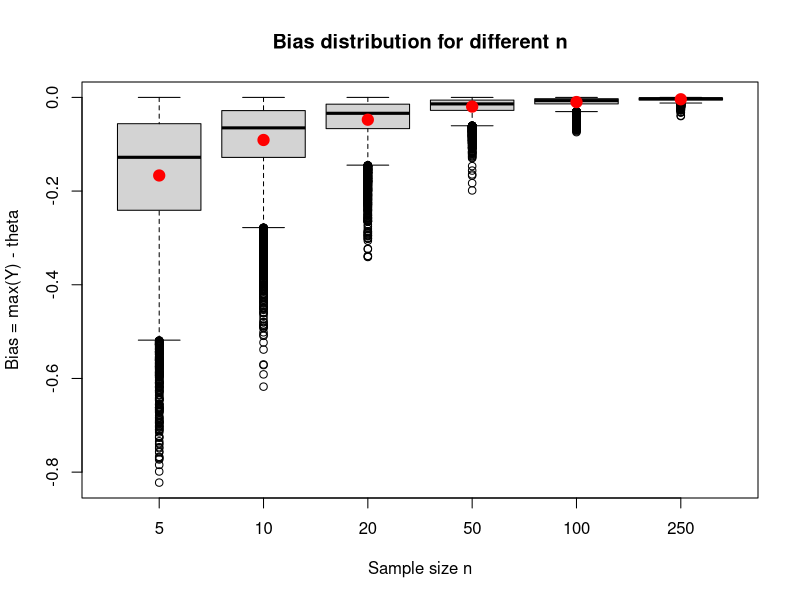
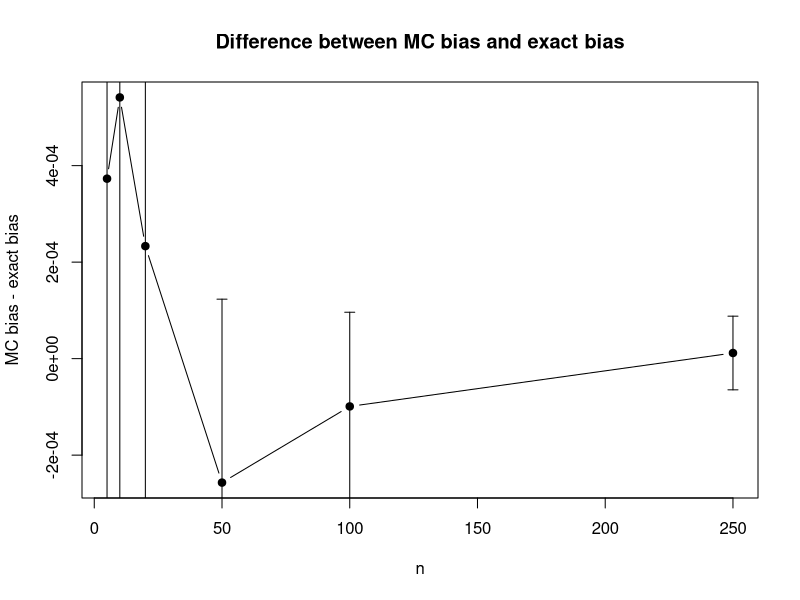
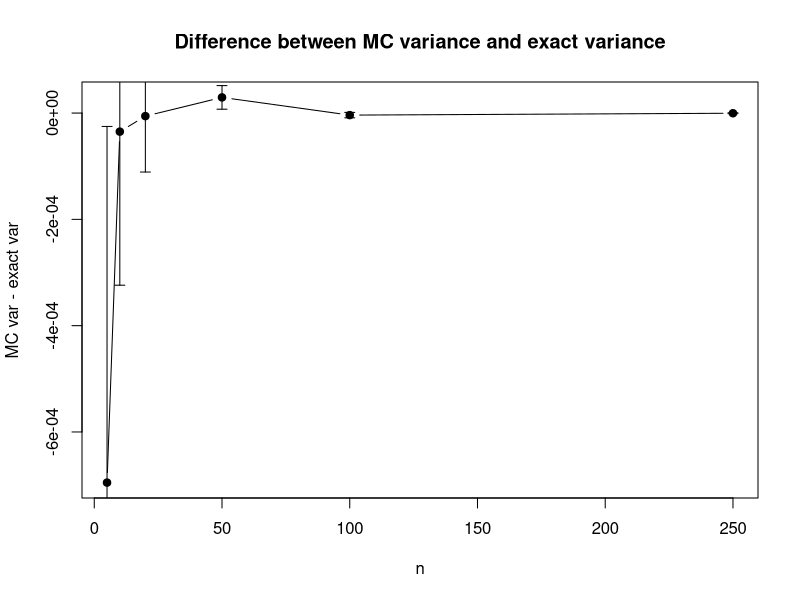
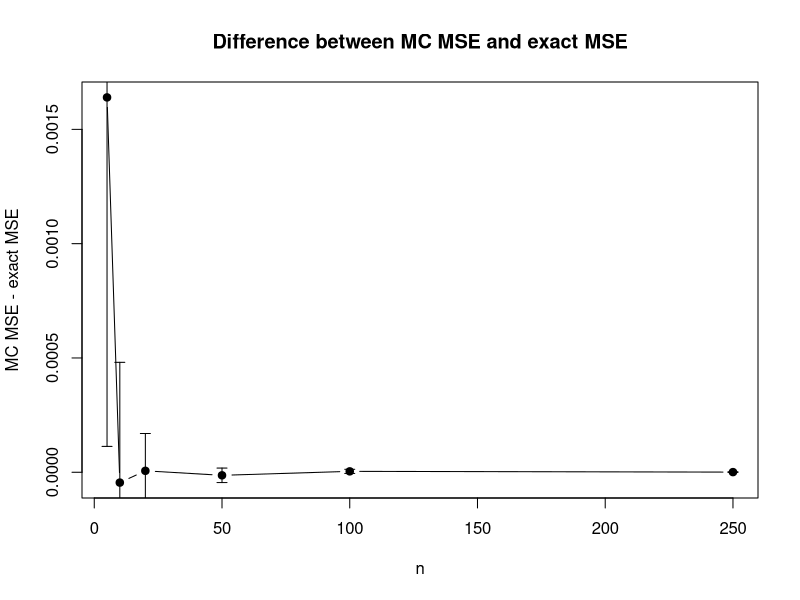

These charts were generated, in order, by the following R code:
# Monte Carlo Simulation for the Maximum Estimator of a Uniform Distribution

# Exact Theoretical Expressions -----------------------------------------------

# Theoretical formulas

# Bias function of the maximum estimator
bias_exact <- function(theta, n) {
  -theta / (n + 1)
}

# Variance function of the maximum estimator
var_exact <- function(theta, n) {
  n * theta^2 / ((n + 1)^2 * (n + 2))
}

# MSE function of the maximum estimator
mse_exact <- function(theta, n) {
  2 * theta^2 / ((n + 1) * (n + 2))
}


# Monte Carlo Simulation -------------------------------------------------------

# Set random seed for reproducibility
set.seed(123)

# Baseline setting: theta = 1, sample size n = 10, and B = 10000 replications.
theta <- 1
n <- 10
B <- 10000

# Generate B Monte Carlo samples.
# For each replication, draw n observations from U(0, theta)
# and store the sample maximum as the estimator.
t_hat <- replicate(B, {
  y <- runif(n, min = 0, max = theta)
  max(y)
})

# Monte Carlo estimates of bias, variance, and MSE
mc_bias <- mean(t_hat - theta)
mc_var <- var(t_hat)
mc_mse <- mean((t_hat - theta)^2)

mc_bias
mc_var
mc_mse

# Theoretical values
bias_exact(theta, n)
var_exact(theta, n)
mse_exact(theta, n)

# The Monte Carlo estimates closely match the corresponding theoretical values.
# This indicates that the simulation reproduces the analytical properties of
# the maximum estimator under the U(0, theta) model.


# Effect of Sample Size on Bias ------------------------------------------------

# Apply the Monte Carlo simulation for different sample sizes.
n_values <- c(5, 10, 20, 50, 100, 250)

bias_data <- data.frame()

for (n in n_values) {
  t_hat <- replicate(B, {
    y <- runif(n, min = 0, max = theta)
    max(y)
  })
  
  # Bias values for the B simulated maximum estimators:
  # max(Y_1) - theta, max(Y_2) - theta, ..., max(Y_B) - theta
  bias_values <- t_hat - theta
  
  bias_data <- rbind(
    bias_data,
    data.frame(n = factor(n), bias = bias_values)
  )
}

# Exact bias values for each sample size
exact_bias_df <- data.frame(
  n = factor(n_values),
  exact_bias = bias_exact(theta, n_values)
)

# Boxplot of simulated bias distributions
boxplot(
  bias ~ as.factor(n),
  data = bias_data,
  xlab = "Sample size n",
  ylab = "Bias = max(Y) - theta",
  main = "Bias distribution for different n",
  names = n_values
)

# Add exact bias values to the boxplot
exact_bias_vals <- bias_exact(theta, n_values)

points(
  x = 1:length(n_values),
  y = exact_bias_vals,
  col = "red",
  pch = 19,
  cex = 1.5
)

# The distribution of the bias becomes increasingly concentrated around zero
# as the sample size increases. The simulated bias closely follows the
# theoretical expectation, showing convergence toward the exact bias.


# Bias Approximation Error -----------------------------------------------------

# Construct 95% confidence intervals using Monte Carlo standard errors.
# alpha = 0.05 gives the critical value z_(1-alpha/2), approximately 1.96.
alpha <- 0.05
z_alpha <- qnorm(1 - alpha / 2)

bias_results <- data.frame()

for (n in n_values) {
  t_hat <- replicate(B, {
    y <- runif(n, 0, theta)
    max(y)
  })
  
  # Monte Carlo bias
  mc_bias <- mean(t_hat) - theta
  
  # Exact theoretical bias
  ex_bias <- bias_exact(theta, n)
  
  # Difference between simulated and theoretical bias
  diff_bias <- mc_bias - ex_bias
  
  # Monte Carlo standard error
  se_bias <- sd(t_hat - theta) / sqrt(B)
  
  bias_results <- rbind(
    bias_results,
    data.frame(
      n = n,
      mc_bias = mc_bias,
      ex_bias = ex_bias,
      diff_bias = diff_bias,
      se_bias = se_bias
    )
  )
}

# Difference between Monte Carlo bias and exact bias
plot(
  bias_results$n,
  bias_results$diff_bias,
  pch = 19,
  type = "b",
  xlab = "n",
  ylab = "MC bias - exact bias",
  main = "Difference between MC bias and exact bias"
)

# 95% confidence intervals: estimate ± 1.96 * SE
arrows(
  bias_results$n,
  bias_results$diff_bias - z_alpha * bias_results$se_bias,
  bias_results$n,
  bias_results$diff_bias + z_alpha * bias_results$se_bias,
  angle = 90,
  code = 3,
  length = 0.05
)

# The observed differences remain close to zero and lie within the simulation
# error bounds. This indicates that the Monte Carlo procedure accurately
# approximates the theoretical bias of the estimator.


# Variance Approximation Error -------------------------------------------------

# Compare the Monte Carlo estimate of the variance with the theoretical variance.
var_results <- data.frame()

for (n in n_values) {
  t_hat <- replicate(B, {
    y <- runif(n, 0, theta)
    max(y)
  })
  
  # Monte Carlo variance
  mc_var <- var(t_hat)
  
  # Exact theoretical variance
  ex_var <- var_exact(theta, n)
  
  # Difference between simulated and theoretical variance
  diff_var <- mc_var - ex_var
  
  # Standard error for the variance approximation
  dev2 <- (t_hat - mean(t_hat))^2
  se_var <- sd(dev2) / sqrt(B)
  
  var_results <- rbind(
    var_results,
    data.frame(
      n = n,
      diff_var = diff_var,
      se_var = se_var
    )
  )
}

# Difference between Monte Carlo variance and exact variance
plot(
  var_results$n,
  var_results$diff_var,
  type = "b",
  pch = 19,
  xlab = "n",
  ylab = "MC var - exact var",
  main = "Difference between MC variance and exact variance"
)

# 95% confidence intervals
arrows(
  var_results$n,
  var_results$diff_var - z_alpha * var_results$se_var,
  var_results$n,
  var_results$diff_var + z_alpha * var_results$se_var,
  angle = 90,
  code = 3,
  length = 0.05
)

# As n increases, the theoretical variance of the maximum estimator decreases.
# The Monte Carlo estimates remain close to the theoretical variance, and the
# observed differences fall within the simulation error bounds.


# Mean Squared Error Approximation --------------------------------------------

# Compare the Monte Carlo estimate of MSE with the theoretical MSE.
mse_results <- data.frame()

for (n in n_values) {
  t_hat <- replicate(B, {
    y <- runif(n, 0, theta)
    max(y)
  })
  
  # Monte Carlo MSE
  mc_mse <- mean((t_hat - theta)^2)
  
  # Exact theoretical MSE
  ex_mse <- mse_exact(theta, n)
  
  # Difference between simulated and theoretical MSE
  diff_mse <- mc_mse - ex_mse
  
  # Standard error for the MSE approximation
  sq_err <- (t_hat - theta)^2
  se_mse <- sd(sq_err) / sqrt(B)
  
  mse_results <- rbind(
    mse_results,
    data.frame(
      n = n,
      diff_mse = diff_mse,
      se_mse = se_mse
    )
  )
}

# Difference between Monte Carlo MSE and exact MSE
plot(
  mse_results$n,
  mse_results$diff_mse,
  type = "b",
  pch = 19,
  xlab = "n",
  ylab = "MC MSE - exact MSE",
  main = "Difference between MC MSE and exact MSE"
)

# 95% confidence intervals
arrows(
  mse_results$n,
  mse_results$diff_mse - z_alpha * mse_results$se_mse,
  mse_results$n,
  mse_results$diff_mse + z_alpha * mse_results$se_mse,
  angle = 90,
  code = 3,
  length = 0.05
)

# The observed MSE differences remain small and lie within the simulation
# error bounds across the sample sizes considered.


# Sensitivity to the Parameter theta -------------------------------------------

# Repeat the simulation for different theta values while keeping n fixed.
theta_values <- c(0.25, 0.5, 1, 2, 5)
n <- 10

theta_results <- data.frame()

for (theta in theta_values) {
  t_hat <- replicate(B, {
    y <- runif(n, 0, theta)
    max(y)
  })
  
  mc_bias <- mean(t_hat - theta)
  ex_bias <- bias_exact(theta, n)
  
  mc_var <- var(t_hat)
  ex_var <- var_exact(theta, n)
  
  mc_mse <- mean((t_hat - theta)^2)
  ex_mse <- mse_exact(theta, n)
  
  theta_results <- rbind(
    theta_results,
    data.frame(
      theta = theta,
      mc_bias = mc_bias,
      ex_bias = ex_bias,
      mc_var = mc_var,
      ex_var = ex_var,
      mc_mse = mc_mse,
      ex_mse = ex_mse
    )
  )
}

theta_results

# The simulation remains accurate across different theta values. Although bias,
# variance, and MSE change with theta, the differences between theoretical and
# simulated values remain small.
